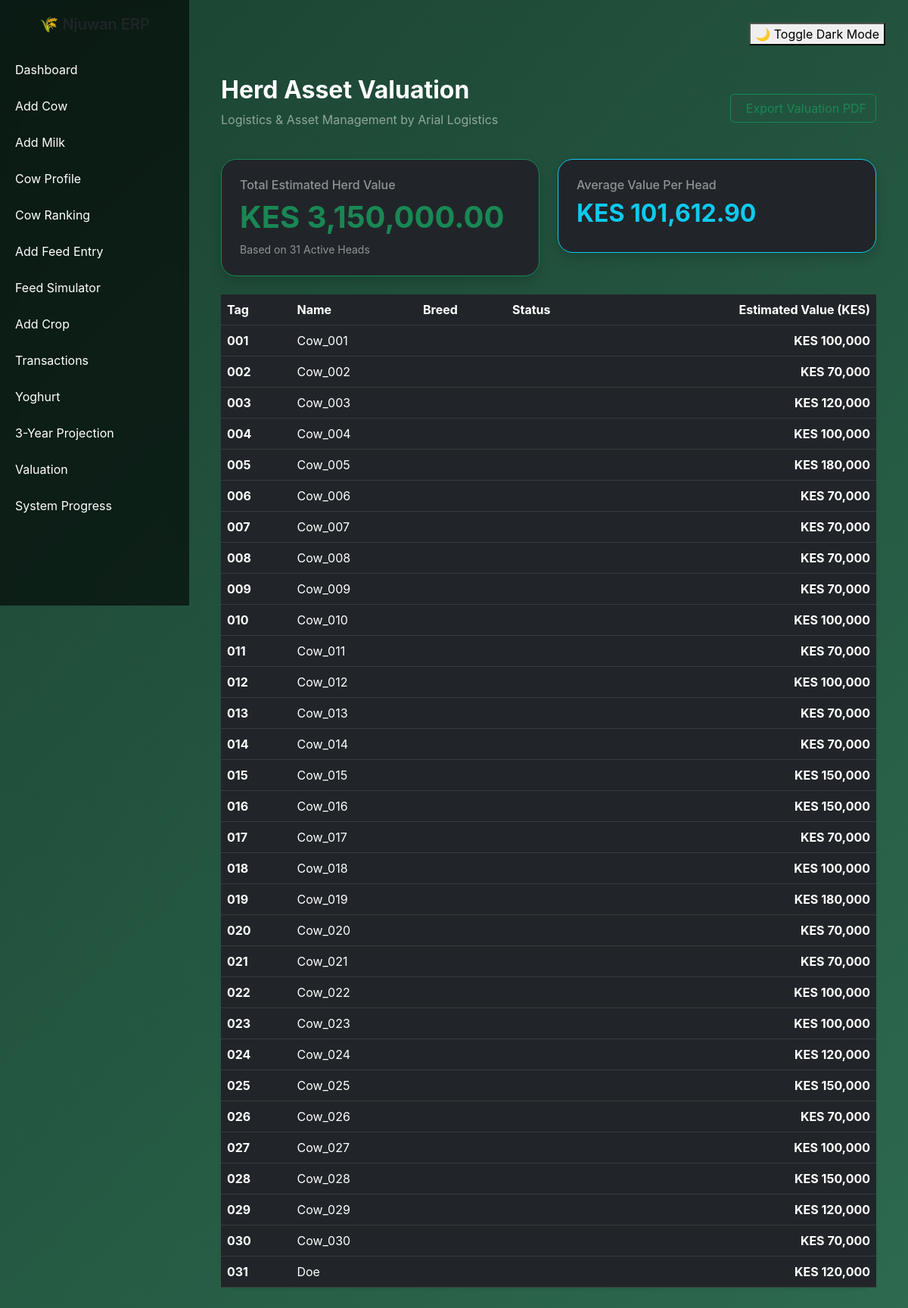
The page /valuation on the database its author committed.
### models.py (models this page shows, shortened)
class Cow(db.Model):
    __tablename__ = "cows"
    id = db.Column(db.Integer, primary_key=True)
    tag_number = db.Column(db.String(50), unique=True)
    name = db.Column(db.String(100))  # New Name Column
    breed = db.Column(db.String(50))
    birth_date = db.Column(db.Date)
    age = db.Column(db.Integer)
    farm_id = db.Column(db.Integer, db.ForeignKey("farms.id"))
    weight_kg = db.Column(db.Float) # Useful for health monitoring
    status = db.Column(db.String(50), default="Active") # Active, Quarantined, Sold, Dry, Lactating
    feed_records = db.relationship("Feed", backref="cow", lazy=True)
    milk_records = db.relationship("MilkProduction", backref="cow", lazy='dynamic')
    health_records = db.relationship('HealthRecord', backref='cow', lazy=True)
    vaccinations = db.relationship('Vaccination', backref='cow', lazy=True)
    breeding_records = db.relationship('Breeding', backref='cow', lazy=True)

### app.py (the view)
@app.route('/valuation')
def valuation():
    cows = Cow.query.all()
    total_value = 0
    valuation_details = []
    for cow in cows:
        base_price = 120000
        if cow.breed in ['Holstein', 'Ayrshire']:
            base_price += 30000
        if cow.status == 'Lactating':
            base_price += 30000
        elif cow.status == 'Quarantined' or cow.status == 'Sick':
            base_price -= 50000
        total_value += base_price
        valuation_details.append({
            'tag': cow.tag_number,
            'name': cow.name,
            'value': base_price
        })
    return render_template('valuation.html',
                           total_value=total_value,
                           details=valuation_details,
                           count=len(cows))

### templates/valuation.html (shortened to what this page needs)
{% extends "base.html" %}
{% block content %}
<div class="container-fluid py-4">
    <div class="d-flex justify-content-between align-items-center mb-4">
        <div>
            <h2 class="text-white fw-bold">Herd Asset Valuation</h2>
            <p class="text-white-50">Logistics & Asset Management by Arial Logistics</p>
        </div>
        <button class="btn btn-outline-success" onclick="generateValuationPDF()">
            Export Valuation PDF
        </button>
    </div>
    <div class="row mb-4">
        <div class="col-md-6">
            <div class="card bg-dark border-success p-4 shadow">
                <h6 class="text-white-50">Total Estimated Herd Value</h6>
                <h1 class="text-success fw-bold">KES {{ "{:,.2f}".format(total_value) }}</h1>
                <small class="text-white-50">Based on {{ count }} Active Heads</small>
            </div>
        </div>
        <div class="col-md-6">
            <div class="card bg-dark border-info p-4 shadow">
                <h6 class="text-white-50">Average Value Per Head</h6>
                <h2 class="text-info fw-bold">KES {{ "{:,.2f}".format(total_value / count if count > 0 else 0) }}</h2>
            </div>
        </div>
    </div>
    <div class="card bg-dark shadow-sm border-0">
        <div class="card-body p-0">
            <div class="table-responsive">
                <table class="table table-dark table-hover mb-0">
                    <thead class="bg-secondary text-white-50">
                        <tr>
                            <th>Tag</th>
                            <th>Name</th>
                            <th>Breed</th>
                            <th>Status</th>
                            <th class="text-end">Estimated Value (KES)</th>
                        </tr>
                    </thead>
                    <tbody>
                        {% for item in details %}
                        <tr>
                            <td class="fw-bold">{{ item.tag }}</td>
                            <td>{{ item.name }}</td>
                            <td>{{ item.breed }}</td>
                            <td></td>
                            <td class="text-end fw-bold">KES {{ "{:,.0f}".format(item.value) }}</td>
                        </tr>
                        {% endfor %}
                    </tbody>
                </table>
            </div>
        </div>
    </div>
</div>
{% endblock %}

### templates/base.html (style rules this page uses)
body { margin: 0; font-family: 'Inter', sans-serif; background: linear-gradient(135deg, #1b4332, #2d6a4f); overflow-x: hidden; }
.card { background: rgba(255,255,255,0.1); border-radius: 20px; backdrop-filter: blur(15px); color: white; border: 1px solid rgba(255,255,255,0.2); transition: 0.3s ease; }

### rows shown on the page
Cow: tag "001", name "Cow_001", value "100,000"
Cow: tag "002", name "Cow_002", value "70,000"
Cow: tag "003", name "Cow_003", value "120,000"
Cow: tag "004", name "Cow_004", value "100,000"
Cow: tag "005", name "Cow_005", value "180,000"
Cow: tag "006", name "Cow_006", value "70,000"
Cow: tag "007", name "Cow_007", value "70,000"
Cow: tag "008", name "Cow_008", value "70,000"
Cow: tag "009", name "Cow_009", value "70,000"
Cow: tag "010", name "Cow_010", value "100,000"
Cow: tag "011", name "Cow_011", value "70,000"
Cow: tag "012", name "Cow_012", value "100,000"
Cow: tag "013", name "Cow_013", value "70,000"
Cow: tag "014", name "Cow_014", value "70,000"
Cow: tag "015", name "Cow_015", value "150,000"
Cow: tag "016", name "Cow_016", value "150,000"
Cow: tag "017", name "Cow_017", value "70,000"
Cow: tag "018", name "Cow_018", value "100,000"
Cow: tag "019", name "Cow_019", value "180,000"
Cow: tag "020", name "Cow_020", value "70,000"
Cow: tag "021", name "Cow_021", value "70,000"
Cow: tag "022", name "Cow_022", value "100,000"
Cow: tag "023", name "Cow_023", value "100,000"
Cow: tag "024", name "Cow_024", value "120,000"
Cow: tag "025", name "Cow_025", value "150,000"
Cow: tag "026", name "Cow_026", value "70,000"
Cow: tag "027", name "Cow_027", value "100,000"
Cow: tag "028", name "Cow_028", value "150,000"
Cow: tag "029", name "Cow_029", value "120,000"
Cow: tag "030", name "Cow_030", value "70,000"
Cow: tag "031", name "Doe", value "120,000"

### other values the page prints
{{ "{:,.2f}".format(total_value) }} "3,150,000.00"
{{ count }} "31"
{{ "{:,.2f}".format(total_value / count if count > 0 else 0) }} "101,612.90"
